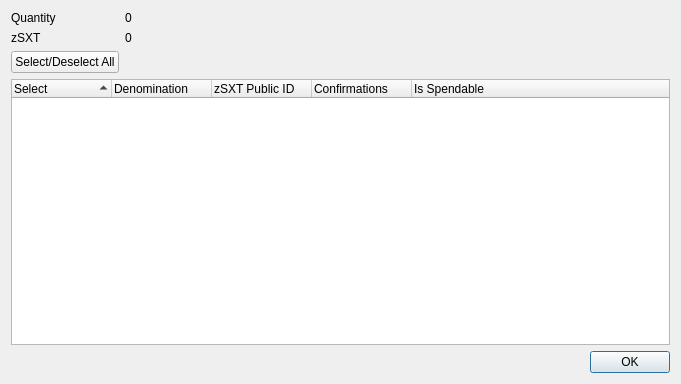
<?xml version="1.0" encoding="UTF-8"?>
<ui version="4.0">
 <class>ZSXTControlDialog</class>
 <widget class="QDialog" name="ZSXTControlDialog">
  <property name="geometry">
   <rect>
    <x>0</x>
    <y>0</y>
    <width>681</width>
    <height>384</height>
   </rect>
  </property>
  <property name="minimumSize">
   <size>
    <width>681</width>
    <height>384</height>
   </size>
  </property>
  <property name="windowTitle">
   <string>Select zSXT to Spend</string>
  </property>
  <layout class="QGridLayout" name="gridLayout">
   <item row="0" column="0">
    <layout class="QFormLayout" name="formLayout">
     <property name="sizeConstraint">
      <enum>QLayout::SetDefaultConstraint</enum>
     </property>
     <item row="0" column="0">
      <widget class="QLabel" name="labelQuantity">
       <property name="text">
        <string>Quantity</string>
       </property>
      </widget>
     </item>
     <item row="0" column="1">
      <widget class="QLabel" name="labelQuantity_int">
       <property name="text">
        <string>0</string>
       </property>
      </widget>
     </item>
     <item row="1" column="0">
      <widget class="QLabel" name="labelZSXT">
       <property name="text">
        <string>zSXT</string>
       </property>
      </widget>
     </item>
     <item row="1" column="1">
      <widget class="QLabel" name="labelZSXT_int">
       <property name="text">
        <string>0</string>
       </property>
      </widget>
     </item>
     <item row="2" column="0">
      <widget class="QPushButton" name="pushButtonAll">
       <property name="text">
        <string>Select/Deselect All</string>
       </property>
      </widget>
     </item>
    </layout>
   </item>
   <item row="1" column="0">
    <layout class="QVBoxLayout" name="verticalLayout">
     <item>
      <widget class="QTreeWidget" name="treeWidget">
       <property name="minimumSize">
        <size>
         <width>0</width>
         <height>250</height>
        </size>
       </property>
       <property name="alternatingRowColors">
        <bool>true</bool>
       </property>
       <property name="sortingEnabled">
        <bool>true</bool>
       </property>
       <property name="columnCount">
        <number>5</number>
       </property>
       <attribute name="headerDefaultSectionSize">
        <number>100</number>
       </attribute>
       <column>
        <property name="text">
         <string notr="true">Select</string>
        </property>
       </column>
       <column>
        <property name="text">
         <string notr="true">Denomination</string>
        </property>
       </column>
       <column>
        <property name="text">
         <string notr="true">zSXT Public ID</string>
        </property>
       </column>
       <column>
        <property name="text">
         <string notr="true">Confirmations</string>
        </property>
       </column>
       <column>
        <property name="text">
         <string>Is Spendable</string>
        </property>
       </column>
      </widget>
     </item>
     <item>
      <widget class="QDialogButtonBox" name="buttonBox">
       <property name="orientation">
        <enum>Qt::Horizontal</enum>
       </property>
       <property name="standardButtons">
        <set>QDialogButtonBox::Ok</set>
       </property>
      </widget>
     </item>
    </layout>
   </item>
  </layout>
 </widget>
 <resources/>
 <connections>
  <connection>
   <sender>buttonBox</sender>
   <signal>accepted()</signal>
   <receiver>ZSXTControlDialog</receiver>
   <slot>accept()</slot>
   <hints>
    <hint type="sourcelabel">
     <x>248</x>
     <y>254</y>
    </hint>
    <hint type="destinationlabel">
     <x>157</x>
     <y>274</y>
    </hint>
   </hints>
  </connection>
  <connection>
   <sender>buttonBox</sender>
   <signal>rejected()</signal>
   <receiver>ZSXTControlDialog</receiver>
   <slot>reject()</slot>
   <hints>
    <hint type="sourcelabel">
     <x>316</x>
     <y>260</y>
    </hint>
    <hint type="destinationlabel">
     <x>286</x>
     <y>274</y>
    </hint>
   </hints>
  </connection>
 </connections>
</ui>
